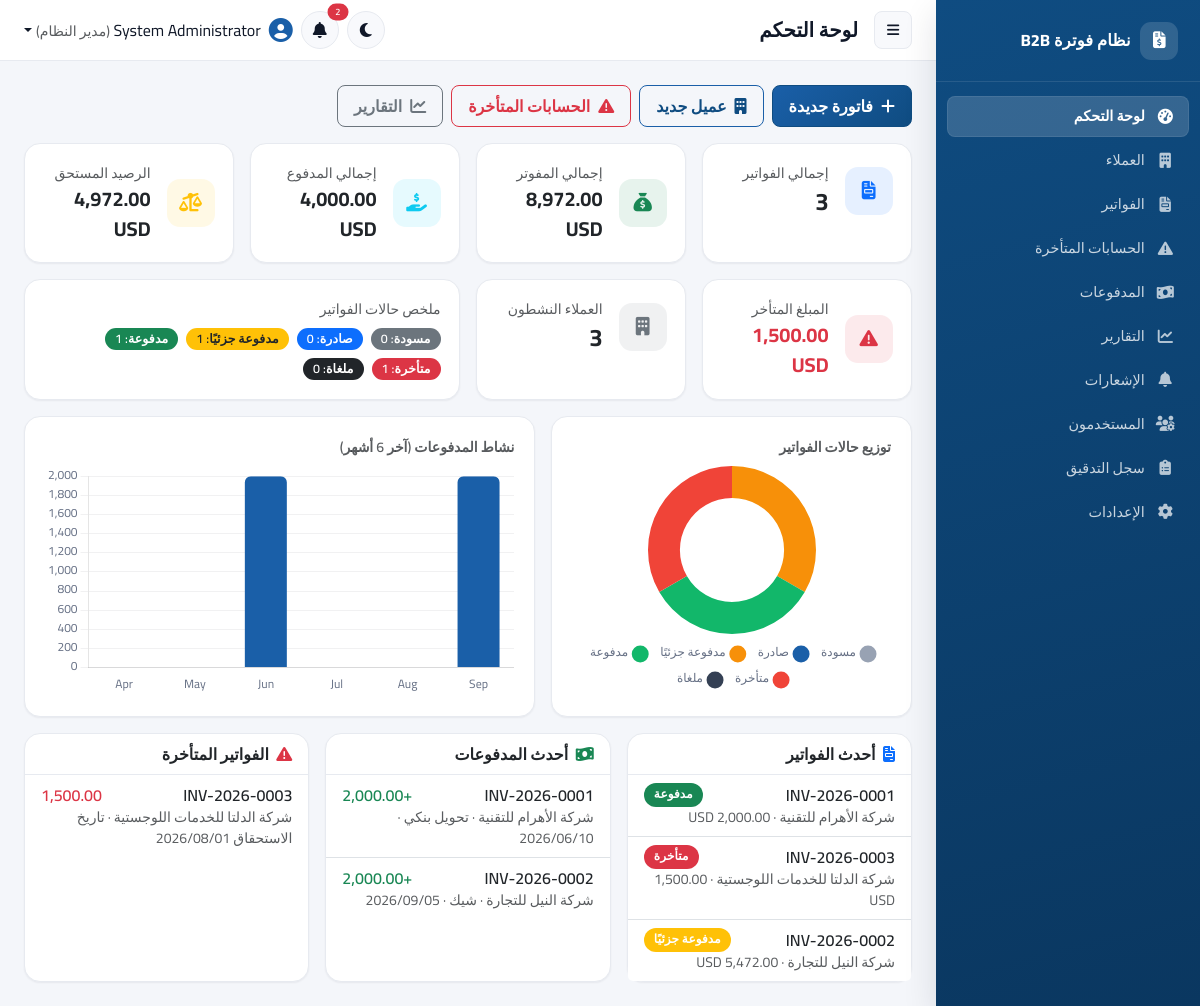
/index.php (signed in), run on the app's committed database.
### tables this page shows
CREATE TABLE IF NOT EXISTS invoices (
    id INT UNSIGNED AUTO_INCREMENT PRIMARY KEY,
    invoice_number VARCHAR(40) NOT NULL UNIQUE,
    customer_id INT UNSIGNED NOT NULL,
    invoice_date DATE NOT NULL,
    due_date DATE NOT NULL,
    currency VARCHAR(10) NOT NULL DEFAULT 'USD',
    subtotal DECIMAL(14,2) NOT NULL DEFAULT 0.00,
    discount_amount DECIMAL(14,2) NOT NULL DEFAULT 0.00,
    tax_amount DECIMAL(14,2) NOT NULL DEFAULT 0.00,
    total_amount DECIMAL(14,2) NOT NULL DEFAULT 0.00,
    paid_amount DECIMAL(14,2) NOT NULL DEFAULT 0.00,
    remaining_amount DECIMAL(14,2) NOT NULL DEFAULT 0.00,
    status ENUM('draft','issued','partially_paid','paid','overdue','cancelled') NOT NULL DEFAULT 'draft',
    notes TEXT NULL,
    created_by INT UNSIGNED NULL,
    created_at DATETIME NOT NULL DEFAULT CURRENT_TIMESTAMP,
    updated_at DATETIME NOT NULL DEFAULT CURRENT_TIMESTAMP ON UPDATE CURRENT_TIMESTAMP,
    CONSTRAINT fk_invoices_customer FOREIGN KEY (customer_id) REFERENCES customers(id) ON DELETE RESTRICT,
    CONSTRAINT fk_invoices_created_by FOREIGN KEY (created_by) REFERENCES users(id) ON DELETE SET NULL,
    CONSTRAINT chk_invoice_dates CHECK (due_date >= invoice_date),
    INDEX idx_invoices_status (status),
    INDEX idx_invoices_customer (customer_id),
    INDEX idx_invoices_due_date (due_date)
);

CREATE TABLE IF NOT EXISTS customers (
    id INT UNSIGNED AUTO_INCREMENT PRIMARY KEY,
    company_name VARCHAR(150) NOT NULL,
    contact_person VARCHAR(120) NULL,
    email VARCHAR(150) NULL,
    phone VARCHAR(40) NULL,
    address VARCHAR(255) NULL,
    tax_number VARCHAR(60) NULL,
    registration_number VARCHAR(60) NULL,
    notes TEXT NULL,
    status ENUM('active','inactive') NOT NULL DEFAULT 'active',
    created_by INT UNSIGNED NULL,
    created_at DATETIME NOT NULL DEFAULT CURRENT_TIMESTAMP,
    updated_at DATETIME NOT NULL DEFAULT CURRENT_TIMESTAMP ON UPDATE CURRENT_TIMESTAMP,
    CONSTRAINT fk_customers_created_by FOREIGN KEY (created_by) REFERENCES users(id) ON DELETE SET NULL,
    INDEX idx_customers_status (status),
    INDEX idx_customers_name (company_name)
);

CREATE TABLE IF NOT EXISTS payments (
    id INT UNSIGNED AUTO_INCREMENT PRIMARY KEY,
    invoice_id INT UNSIGNED NOT NULL,
    customer_id INT UNSIGNED NOT NULL,
    amount DECIMAL(14,2) NOT NULL,
    payment_date DATE NOT NULL,
    payment_method ENUM('cash','bank_transfer','cheque','card','other') NOT NULL DEFAULT 'bank_transfer',
    reference_number VARCHAR(80) NULL,
    notes TEXT NULL,
    created_by INT UNSIGNED NULL,
    created_at DATETIME NOT NULL DEFAULT CURRENT_TIMESTAMP,
    CONSTRAINT fk_payments_invoice FOREIGN KEY (invoice_id) REFERENCES invoices(id) ON DELETE RESTRICT,
    CONSTRAINT fk_payments_customer FOREIGN KEY (customer_id) REFERENCES customers(id) ON DELETE RESTRICT,
    CONSTRAINT fk_payments_created_by FOREIGN KEY (created_by) REFERENCES users(id) ON DELETE SET NULL,
    CONSTRAINT chk_payment_amount CHECK (amount > 0),
    INDEX idx_payments_invoice (invoice_id),
    INDEX idx_payments_customer (customer_id),
    INDEX idx_payments_date (payment_date)
);

### index.php (the view, shortened to what the rows shown need)
<?php
$pdo = Database::get();
$stats = InvoiceService::dashboardStats($pdo);
$recentInvoices = $pdo->query(
    "SELECT i.*, c.company_name FROM invoices i
     JOIN customers c ON c.id = i.customer_id
     ORDER BY i.created_at DESC LIMIT 6"
)->fetchAll();
$recentPayments = $pdo->query(
    "SELECT p.*, i.invoice_number, c.company_name FROM payments p
     JOIN invoices i ON i.id = p.invoice_id
     JOIN customers c ON c.id = p.customer_id
     ORDER BY p.created_at DESC LIMIT 6"
)->fetchAll();
$overdueInvoices = $pdo->query(
    "SELECT i.*, c.company_name FROM invoices i
     JOIN customers c ON c.id = i.customer_id
     WHERE i.status = 'overdue'
     ORDER BY i.due_date ASC LIMIT 6"
)->fetchAll();
$monthlyPayments = [];
for ($i = 5; $i >= 0; $i--) {
    $ts = strtotime("-$i months", strtotime(date('Y-m-01')));
    $ymPrefix = date('Y-m', $ts);
    $stmt = $pdo->prepare("SELECT COALESCE(SUM(amount),0) FROM payments WHERE substr(payment_date,1,7) = :ym");
    $stmt->execute(['ym' => $ymPrefix]);
    $monthlyPayments[] = ['label' => date('M', $ts), 'total' => (float)$stmt->fetchColumn()];
}
require __DIR__ . '/includes/layout_header.php';
?>
<div class="row g-3">
  <div class="col-12 col-xl-4">
    <div class="card stat-card h-100 p-0">
      <div class="list-group list-group-flush">
        <?php foreach ($recentInvoices as $inv): [$badge, $label] = invoice_status_badge($inv['status']); ?>
          <a href="<?= e(base_path('invoices/view.php?id=' . $inv['id'])) ?>" class="list-group-item list-group-item-action">
            <div class="d-flex justify-content-between">
              <span class="fw-semibold"><?= e($inv['invoice_number']) ?></span>
              <span class="badge bg-<?= $badge ?>"><?= $label ?></span>
            </div>
            <div class="small text-muted"><?= e($inv['company_name']) ?> · <?= e(format_money($inv['total_amount'], $inv['currency'])) ?></div>
          </a>
        <?php endforeach; ?>
      </div>
    </div>
  </div>
  <div class="col-12 col-xl-4">
    <div class="card stat-card h-100 p-0">
      <div class="list-group list-group-flush">
        <?php foreach ($recentPayments as $p): ?>
          <a href="<?= e(base_path('invoices/view.php?id=' . $p['invoice_id'])) ?>" class="list-group-item list-group-item-action">
            <div class="d-flex justify-content-between">
              <span class="fw-semibold"><?= e($p['invoice_number']) ?></span>
              <span class="text-success fw-semibold">+<?= e(format_money($p['amount'])) ?></span>
            </div>
            <div class="small text-muted"><?= e($p['company_name']) ?> · <?= e(payment_method_label($p['payment_method'])) ?> · <?= e(format_date($p['payment_date'])) ?></div>
          </a>
        <?php endforeach; ?>
      </div>
    </div>
  </div>
  <div class="col-12 col-xl-4">
    <div class="card stat-card h-100 p-0">
      <div class="list-group list-group-flush">
        <?php foreach ($overdueInvoices as $inv): ?>
          <a href="<?= e(base_path('invoices/view.php?id=' . $inv['id'])) ?>" class="list-group-item list-group-item-action">
            <div class="d-flex justify-content-between">
              <span class="fw-semibold"><?= e($inv['invoice_number']) ?></span>
              <span class="text-danger fw-semibold"><?= e(format_money($inv['remaining_amount'])) ?></span>
            </div>
            <div class="small text-muted"><?= e($inv['company_name']) ?> · تاريخ الاستحقاق <?= e(format_date($inv['due_date'])) ?></div>
          </a>
        <?php endforeach; ?>
      </div>
    </div>
  </div>
</div>
<script>
(function () {
  var isDark = document.documentElement.getAttribute('data-bs-theme') === 'dark';
  var gridColor = isDark ? 'rgba(255,255,255,.08)' : 'rgba(16,24,40,.06)';
  var textColor = isDark ? '#96a0b5' : '#667085';
  Chart.defaults.font.family = "'Cairo','Segoe UI',sans-serif";
  Chart.defaults.color = textColor;
  new Chart(document.getElementById('statusChart'), {
    type: 'doughnut',
    data: {
      labels: ['مسودة', 'صادرة', 'مدفوعة جزئيًا', 'مدفوعة', 'متأخرة', 'ملغاة'],
      datasets: [{
        data: [
          <?= (int)$stats['draft_count'] ?>, <?= (int)$stats['issued_count'] ?>, <?= (int)$stats['partially_paid_count'] ?>,
          <?= (int)$stats['paid_count'] ?>, <?= (int)$stats['overdue_count'] ?>, <?= (int)$stats['cancelled_count'] ?>
        ],
        backgroundColor: ['#98a2b3', '#1a5fa8', '#f79009', '#12b76a', '#f04438', '#344054'],
        borderWidth: 0,
      }]
    },
    options: { plugins: { legend: { position: 'bottom', rtl: true, labels: { padding: 14, usePointStyle: true } } }, cutout: '62%' }
  });
  new Chart(document.getElementById('paymentsChart'), {
    type: 'bar',
    data: {
      labels: [<?php foreach ($monthlyPayments as $m) echo "'" . e($m['label']) . "',"; ?>],
      datasets: [{
        label: 'المدفوعات',
        data: [<?php foreach ($monthlyPayments as $m) echo $m['total'] . ','; ?>],
        backgroundColor: '#1a5fa8', borderRadius: 6, maxBarThickness: 42,
      }]
    },
    options: {
      plugins: { legend: { display: false } },
      scales: {
        x: { grid: { display: false } },
        y: { grid: { color: gridColor }, beginAtZero: true }
      }
    }
  });
})();
</script>
<?php require __DIR__ . '/includes/layout_footer.php'; ?>

### data on the page
invoices: invoice_number "INV-2026-0001", label "مدفوعة", customer.company_name "شركة الأهرام للتقنية", format_money($inv['total_amount'], $inv['currency']) "2,000.00 USD"
invoices: invoice_number "INV-2026-0003", label "متأخرة", customer.company_name "شركة الدلتا للخدمات اللوجستية", format_money($inv['total_amount'], $inv['currency']) "1,500.00 USD", remaining_amount "1,500.00", due_date "2026/08/01"
invoices: invoice_number "INV-2026-0002", label "مدفوعة جزئيًا", customer.company_name "شركة النيل للتجارة", format_money($inv['total_amount'], $inv['currency']) "5,472.00 USD"
payments: invoice.invoice_number "INV-2026-0001", amount "2,000.00", customer.company_name "شركة الأهرام للتقنية", payment_method "تحويل بنكي", payment_date "2026/06/10"
payments: invoice.invoice_number "INV-2026-0002", amount "2,000.00", customer.company_name "شركة النيل للتجارة", payment_method "شيك", payment_date "2026/09/05"

### other printed values
$item['label'] "لوحة التحكم"
$item['label'] "العملاء"
$item['label'] "الفواتير"
$item['label'] "الحسابات المتأخرة"
$item['label'] "المدفوعات"
$item['label'] "التقارير"
$item['label'] "الإشعارات"
$item['label'] "المستخدمون"
$item['label'] "سجل التدقيق"
$item['label'] "الإعدادات"
$pageTitle "لوحة التحكم"
$unread "2"
Auth::fullName() "System Administrator"
role_label(Auth::roleName() ?? '') "مدير النظام"
$stats['total_invoices'] "3"
